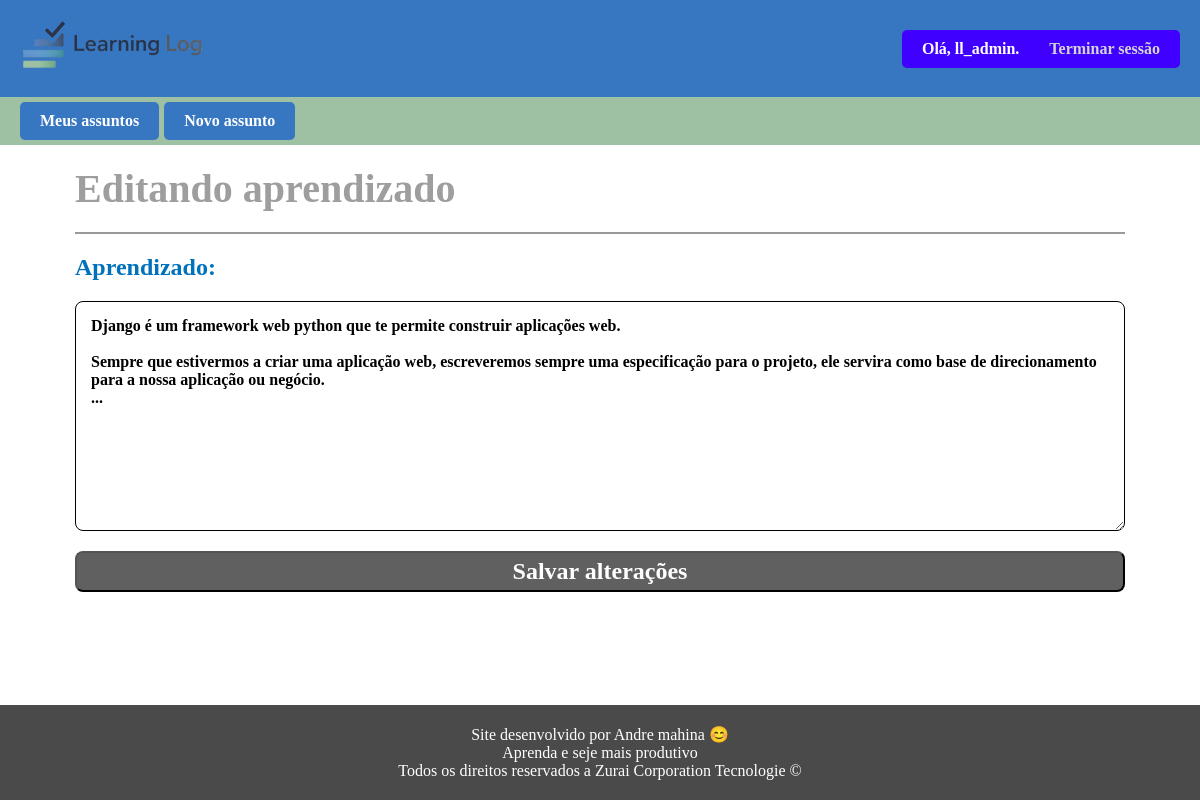
The page /editar_aprendizado/1 (signed in) on the database as committed earlier.
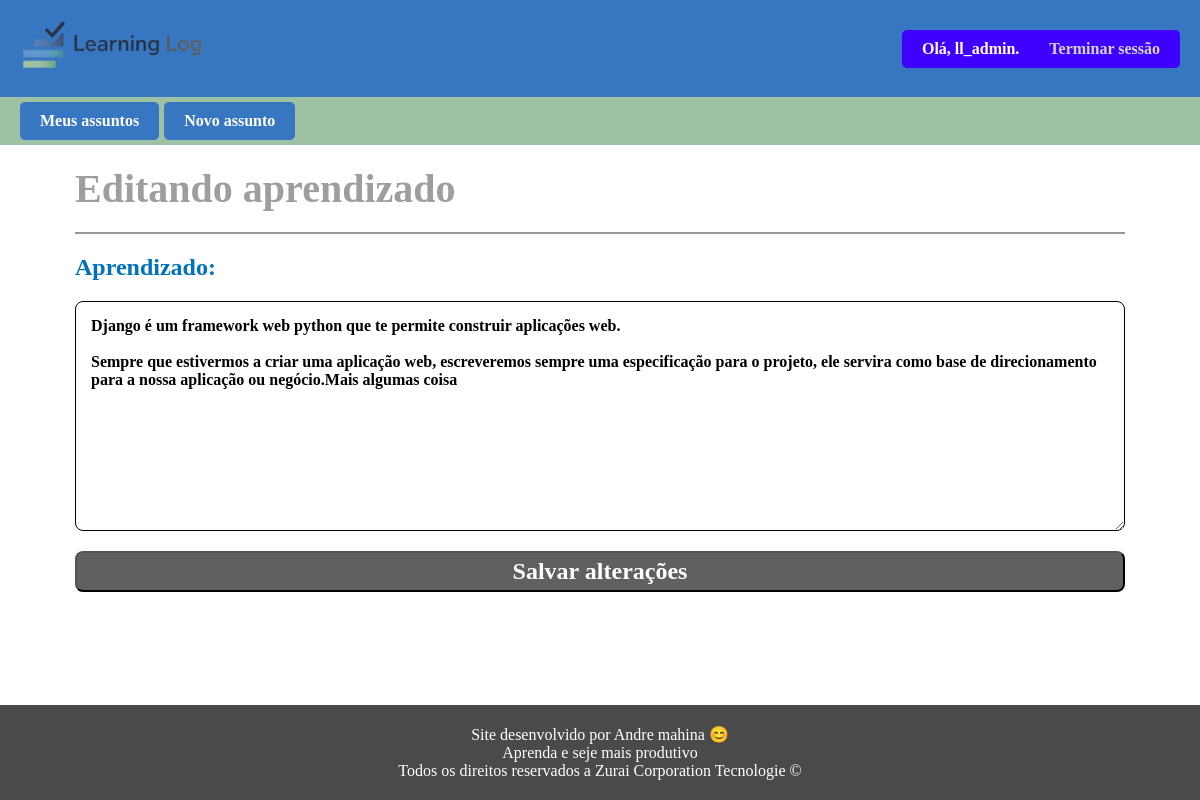
The same page on the database as committed later.
### learning_logs/models.py (models this page shows, shortened)
class Aprendizado(models.Model):
    assunto = models.ForeignKey(Assunto, on_delete=models.CASCADE)
    aprendizado = models.TextField()
    data = models.DateTimeField(auto_now_add=True)
    class Meta:
        verbose_name_plural = 'aprendizados'

### learning_logs/views.py (the view)
# urls.py: path('editar_aprendizado/<int:aprendizado_id>', views.editar_aprendizado, name='editar_aprendizado')
@login_required
def editar_aprendizado(request, aprendizado_id):
    aprendizado = Aprendizado.objects.get(id=aprendizado_id)
    assunto = aprendizado.assunto
    if assunto.usuario != request.user:
        raise Http404
    if request.method != 'POST':
        form = AprendizadoForm(instance=aprendizado)
    else:
        form = AprendizadoForm(instance=aprendizado, data=request.POST)
        if form.is_valid():
            form.save()
            return HttpResponseRedirect(reverse('assunto', args=[assunto.id]))
    dados = { 'form' : form, 'aprendizado' : aprendizado }
    return render(request, 'learning_logs/editar_aprendizado.html', dados)

### learning_logs/forms.py
class AprendizadoForm(forms.ModelForm):
    class Meta:
        model = Aprendizado
        fields = ['aprendizado']
        labels = { 'Aprendizado' : 'Aprendizado' }
        widgets = {'aprendizado' : forms.Textarea(attrs={ 'cols' : 80 })}

### learning_logs/templates/learning_logs/editar_aprendizado.html (shortened to what this page needs)
{% extends 'learning_logs/base.html' %}
{% block conteudo %}
    <div class="novo_aprendizado">
        <h2>Editando aprendizado</h2>
        <div class="form">
            <form action="{% url 'editar_aprendizado' aprendizado.id %}" method="post">
                <label for="id_aprendizado">Aprendizado:</label>
                <textarea name="aprendizado" cols="400" rows="11" required id="id_aprendizado">{{ aprendizado.aprendizado }}
                </textarea>
                <button type="submit">Salvar alterações</button>
            </form>
        </div>
    </div>
{% endblock %}

Rows that differ between the two databases and show on the page:
changed Aprendizado: aprendizado "…a nossa aplicação ou negócio. ..." → "…a nossa aplicação ou negócio.Mais algumas coisa"
